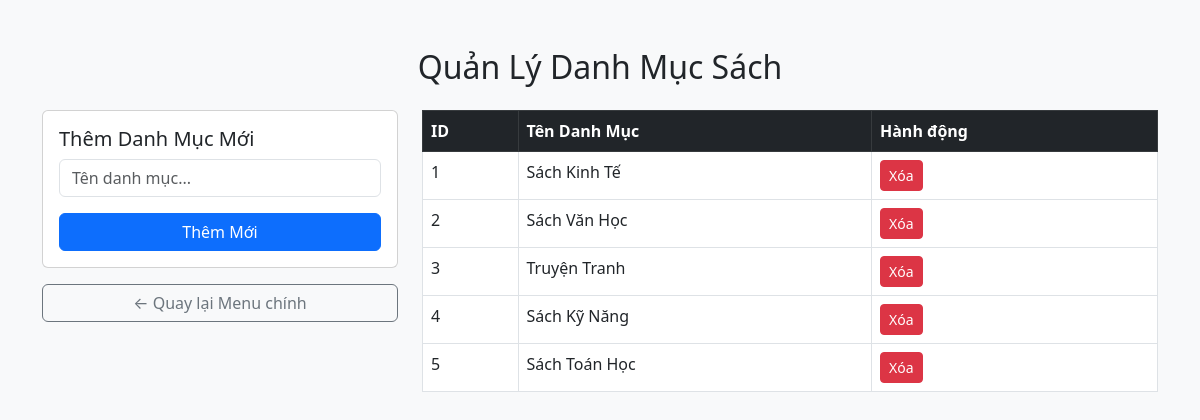
/admin/manage_categories.php (signed in), run on the app's committed database.
### tables this page shows
CREATE TABLE IF NOT EXISTS `categories` (
  `id` int NOT NULL AUTO_INCREMENT,
  `name` varchar(100) NOT NULL,
  PRIMARY KEY (`id`)
);

### admin/manage_categories.php (the view, shortened to what this page needs)
<?php
include '../includes/db.php';
$cats = [];
try {
    $stmt = $conn->query("SELECT * FROM categories");
    $cats = $stmt->fetchAll();
} catch(PDOException $e) {
    $cats = [];
}
?>
<!DOCTYPE html>
<html lang="vi">
<head>
    <link href="https://cdn.jsdelivr.net/npm/bootstrap@5.3.0/dist/css/bootstrap.min.css" rel="stylesheet">
</head>
<body class="bg-light">
    <div class="container mt-5">
        <h2 class="text-center mb-4">Quản Lý Danh Mục Sách</h2>
        <div class="row">
            <div class="col-md-4">
                <div class="card p-3">
                    <h5>Thêm Danh Mục Mới</h5>
                    <form method="POST">
                        <div class="mb-3">
                            <input type="text" name="name" class="form-control" placeholder="Tên danh mục..." required>
                        </div>
                        <button type="submit" class="btn btn-primary w-100">Thêm Mới</button>
                    </form>
                </div>
                <div class="mt-3">
                    <a href="index.php" class="btn btn-outline-secondary w-100">← Quay lại Menu chính</a>
                </div>
            </div>
            <div class="col-md-8">
                <table class="table table-bordered bg-white">
                    <thead class="table-dark">
                        <tr>
                            <th>ID</th>
                            <th>Tên Danh Mục</th>
                            <th>Hành động</th>
                        </tr>
                    </thead>
                    <tbody>
                        <?php if (count($cats) > 0): ?>
                            <?php foreach ($cats as $c): ?>
                            <tr>
                                <td><?php echo $c['id']; ?></td>
                                <td><?php echo $c['name']; ?></td>
                                <td>
                                    <a href="?delete=<?php echo $c['id']; ?>" class="btn btn-danger btn-sm" onclick="return confirm('Xóa danh mục này?')">Xóa</a>
                                </td>
                            </tr>
                            <?php endforeach; ?>
                        <?php else: ?>
                            <tr><td colspan="3" class="text-center">Chưa có danh mục nào.</td></tr>
                        <?php endif; ?>
                    </tbody>
                </table>
            </div>
        </div>
    </div>
</body>
</html>

### data on the page
categories: id "1", name "Sách Kinh Tế"
categories: id "2", name "Sách Văn Học"
categories: id "3", name "Truyện Tranh"
categories: id "4", name "Sách Kỹ Năng"
categories: id "5", name "Sách Toán Học"
